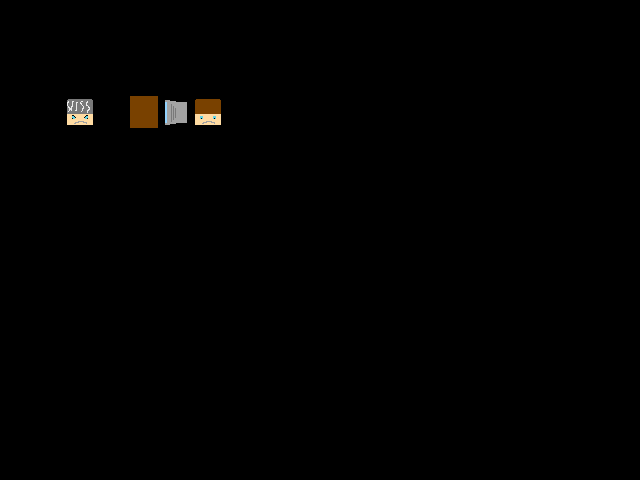

This is a level from a 2D game, rendered from its Tiled map with the project's own tilesets. A one-line summary and the complete map file follow:
An orthogonal 20x15 tile map with 32x32 px tiles, 1 tile layer (Tile Layer 1).

<map version="1.0" orientation="orthogonal" width="20" height="15" tilewidth="32" tileheight="32">
 <tileset firstgid="1" name="levelobjects" tilewidth="32" tileheight="32">
  <image source="gfx/levelobjects.png" width="320" height="320" />
 </tileset>
 <layer name="Tile Layer 1" width="20" height="15">
  <data>
   <tile gid="0" />
   <tile gid="0" />
   <tile gid="0" />
   <tile gid="0" />
   <tile gid="0" />
   <tile gid="0" />
   <tile gid="0" />
   <tile gid="0" />
   <tile gid="0" />
   <tile gid="0" />
   <tile gid="0" />
   <tile gid="0" />
   <tile gid="0" />
   <tile gid="0" />
   <tile gid="0" />
   <tile gid="0" />
   <tile gid="0" />
   <tile gid="0" />
   <tile gid="0" />
   <tile gid="0" />
   <tile gid="0" />
   <tile gid="0" />
   <tile gid="0" />
   <tile gid="0" />
   <tile gid="0" />
   <tile gid="0" />
   <tile gid="0" />
   <tile gid="0" />
   <tile gid="0" />
   <tile gid="0" />
   <tile gid="0" />
   <tile gid="0" />
   <tile gid="0" />
   <tile gid="0" />
   <tile gid="0" />
   <tile gid="0" />
   <tile gid="0" />
   <tile gid="0" />
   <tile gid="0" />
   <tile gid="0" />
   <tile gid="0" />
   <tile gid="0" />
   <tile gid="0" />
   <tile gid="0" />
   <tile gid="0" />
   <tile gid="0" />
   <tile gid="0" />
   <tile gid="0" />
   <tile gid="0" />
   <tile gid="0" />
   <tile gid="0" />
   <tile gid="0" />
   <tile gid="0" />
   <tile gid="0" />
   <tile gid="0" />
   <tile gid="0" />
   <tile gid="0" />
   <tile gid="0" />
   <tile gid="0" />
   <tile gid="0" />
   <tile gid="0" />
   <tile gid="0" />
   <tile gid="4" />
   <tile gid="0" />
   <tile gid="1" />
   <tile gid="2" />
   <tile gid="3" />
   <tile gid="0" />
   <tile gid="0" />
   <tile gid="0" />
   <tile gid="0" />
   <tile gid="0" />
   <tile gid="0" />
   <tile gid="0" />
   <tile gid="0" />
   <tile gid="0" />
   <tile gid="0" />
   <tile gid="0" />
   <tile gid="0" />
   <tile gid="0" />
   <tile gid="0" />
   <tile gid="0" />
   <tile gid="0" />
   <tile gid="0" />
   <tile gid="0" />
   <tile gid="0" />
   <tile gid="0" />
   <tile gid="0" />
   <tile gid="0" />
   <tile gid="0" />
   <tile gid="0" />
   <tile gid="0" />
   <tile gid="0" />
   <tile gid="0" />
   <tile gid="0" />
   <tile gid="0" />
   <tile gid="0" />
   <tile gid="0" />
   <tile gid="0" />
   <tile gid="0" />
   <tile gid="0" />
   <tile gid="0" />
   <tile gid="0" />
   <tile gid="0" />
   <tile gid="0" />
   <tile gid="0" />
   <tile gid="0" />
   <tile gid="0" />
   <tile gid="0" />
   <tile gid="0" />
   <tile gid="0" />
   <tile gid="0" />
   <tile gid="0" />
   <tile gid="0" />
   <tile gid="0" />
   <tile gid="0" />
   <tile gid="0" />
   <tile gid="0" />
   <tile gid="0" />
   <tile gid="0" />
   <tile gid="0" />
   <tile gid="0" />
   <tile gid="0" />
   <tile gid="0" />
   <tile gid="0" />
   <tile gid="0" />
   <tile gid="0" />
   <tile gid="0" />
   <tile gid="0" />
   <tile gid="0" />
   <tile gid="0" />
   <tile gid="0" />
   <tile gid="0" />
   <tile gid="0" />
   <tile gid="0" />
   <tile gid="0" />
   <tile gid="0" />
   <tile gid="0" />
   <tile gid="0" />
   <tile gid="0" />
   <tile gid="0" />
   <tile gid="0" />
   <tile gid="0" />
   <tile gid="0" />
   <tile gid="0" />
   <tile gid="0" />
   <tile gid="0" />
   <tile gid="0" />
   <tile gid="0" />
   <tile gid="0" />
   <tile gid="0" />
   <tile gid="0" />
   <tile gid="0" />
   <tile gid="0" />
   <tile gid="0" />
   <tile gid="0" />
   <tile gid="0" />
   <tile gid="0" />
   <tile gid="0" />
   <tile gid="0" />
   <tile gid="0" />
   <tile gid="0" />
   <tile gid="0" />
   <tile gid="0" />
   <tile gid="0" />
   <tile gid="0" />
   <tile gid="0" />
   <tile gid="0" />
   <tile gid="0" />
   <tile gid="0" />
   <tile gid="0" />
   <tile gid="0" />
   <tile gid="0" />
   <tile gid="0" />
   <tile gid="0" />
   <tile gid="0" />
   <tile gid="0" />
   <tile gid="0" />
   <tile gid="0" />
   <tile gid="0" />
   <tile gid="0" />
   <tile gid="0" />
   <tile gid="0" />
   <tile gid="0" />
   <tile gid="0" />
   <tile gid="0" />
   <tile gid="0" />
   <tile gid="0" />
   <tile gid="0" />
   <tile gid="0" />
   <tile gid="0" />
   <tile gid="0" />
   <tile gid="0" />
   <tile gid="0" />
   <tile gid="0" />
   <tile gid="0" />
   <tile gid="0" />
   <tile gid="0" />
   <tile gid="0" />
   <tile gid="0" />
   <tile gid="0" />
   <tile gid="0" />
   <tile gid="0" />
   <tile gid="0" />
   <tile gid="0" />
   <tile gid="0" />
   <tile gid="0" />
   <tile gid="0" />
   <tile gid="0" />
   <tile gid="0" />
   <tile gid="0" />
   <tile gid="0" />
   <tile gid="0" />
   <tile gid="0" />
   <tile gid="0" />
   <tile gid="0" />
   <tile gid="0" />
   <tile gid="0" />
   <tile gid="0" />
   <tile gid="0" />
   <tile gid="0" />
   <tile gid="0" />
   <tile gid="0" />
   <tile gid="0" />
   <tile gid="0" />
   <tile gid="0" />
   <tile gid="0" />
   <tile gid="0" />
   <tile gid="0" />
   <tile gid="0" />
   <tile gid="0" />
   <tile gid="0" />
   <tile gid="0" />
   <tile gid="0" />
   <tile gid="0" />
   <tile gid="0" />
   <tile gid="0" />
   <tile gid="0" />
   <tile gid="0" />
   <tile gid="0" />
   <tile gid="0" />
   <tile gid="0" />
   <tile gid="0" />
   <tile gid="0" />
   <tile gid="0" />
   <tile gid="0" />
   <tile gid="0" />
   <tile gid="0" />
   <tile gid="0" />
   <tile gid="0" />
   <tile gid="0" />
   <tile gid="0" />
   <tile gid="0" />
   <tile gid="0" />
   <tile gid="0" />
   <tile gid="0" />
   <tile gid="0" />
   <tile gid="0" />
   <tile gid="0" />
   <tile gid="0" />
   <tile gid="0" />
   <tile gid="0" />
   <tile gid="0" />
   <tile gid="0" />
   <tile gid="0" />
   <tile gid="0" />
   <tile gid="0" />
   <tile gid="0" />
   <tile gid="0" />
   <tile gid="0" />
   <tile gid="0" />
   <tile gid="0" />
   <tile gid="0" />
   <tile gid="0" />
   <tile gid="0" />
   <tile gid="0" />
   <tile gid="0" />
   <tile gid="0" />
   <tile gid="0" />
   <tile gid="0" />
   <tile gid="0" />
   <tile gid="0" />
   <tile gid="0" />
   <tile gid="0" />
   <tile gid="0" />
   <tile gid="0" />
   <tile gid="0" />
   <tile gid="0" />
   <tile gid="0" />
   <tile gid="0" />
   <tile gid="0" />
   <tile gid="0" />
   <tile gid="0" />
   <tile gid="0" />
   <tile gid="0" />
   <tile gid="0" />
   <tile gid="0" />
   <tile gid="0" />
   <tile gid="0" />
   <tile gid="0" />
  </data>
 </layer>
</map>
